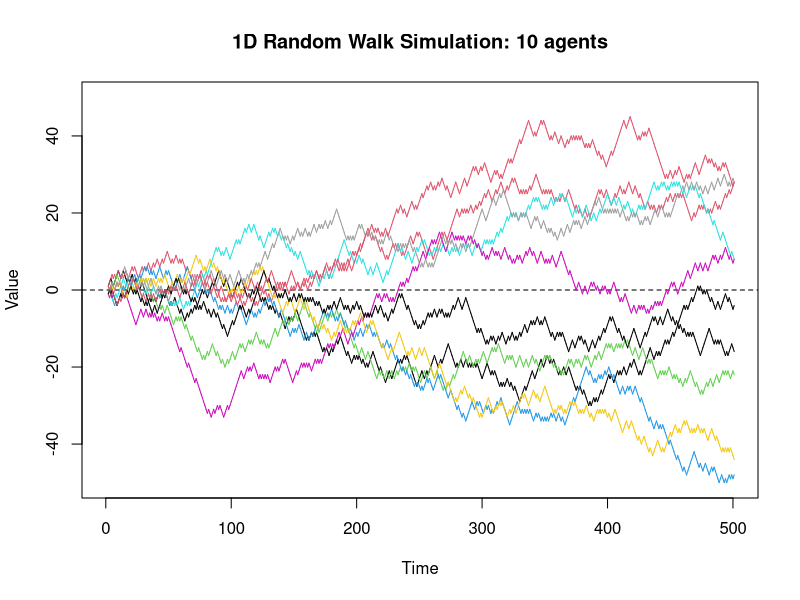

This figure's R source:
# Title: Simulate one-dimensional random walks
# Author: Przemyslaw Marcowski, PhD
# Email: p.marcowski@gmail.com
# Date: 2024-02-03
# Copyright (c) 2024 Przemyslaw Marcowski

# This code is licensed under the MIT license found in the
# LICENSE file in the root directory of this source tree.

# This script simulates a 1D random walk with independent agents. 
# Parameters control the number of agents, the duration of their walks, 
# and the frequency of visualization updates. It pre-allocates matrices 
# for storing the agents' positions, sets up the plot area, and initializes 
# all agents to start at the origin. The simulation visualizes the individual 
# trajectories of these agents as they randomly move along a 1D line.

# Initialize parameters
n_agents <- 10 # number of agents in the simulation
n_walks <- 500 # number of steps each agent takes
buffer_size <- 1 # controls how often the plot updates (steps between updates)

# Pre-allocate a matrix for agents
agents <- matrix(0, nrow = n_walks + 1, ncol = n_agents)

# Setup the plot area
par(mfrow = c(1, 1), pty = "m")
matplot(0, type = "n", xlab = "Time", ylab = "Value", xlim = c(1, n_walks), ylim = c(-50, 50))
abline(h = 0, lty = "dashed")
title(paste("1D Random Walk Simulation:", n_agents, "agents"))

# Initialize agents at 0
for (j in 1:n_agents) {
  agents[1, j] <- 0
}

# Simulation loop for each step
for (i in 2:(n_walks+1)) {
  for (j in 1:n_agents) {
    # Move agent either -1 or +1 (randomly chosen)
    step <- sample(c(-1, 1), 1, TRUE)
    agents[i, j] <- agents[i-1, j] + step
  }
  
  # Update the plot every 'buffer_size' steps
  if (i %% buffer_size == 0 || i == n_walks + 1) {
    if (i > 2) { # make sure there's enough data to plot
      # Plot only the new segment for each agent
      for (j in 1:n_agents) {
        matlines(x = c(i-1, i), y = agents[(i-1):i, j], type = "l", col = j)
      }
    }
  }
  
  Sys.sleep(.05) # pause for animation effect
}
